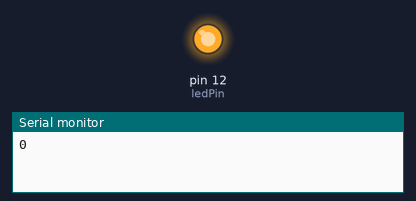
Bench run of a sketch on a simulated Arduino Uno, built with avr-gcc and run on an emulated ATmega328P. On the bench: output pins drawn as LEDs (lit = HIGH), the last lines printed to the serial monitor.

Above: at 0.1 s.
At 0.6 s:
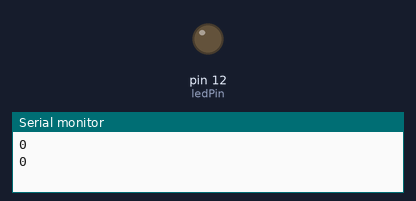
Timing chart, 0 to 2.1 s (numbered marks = the images above):
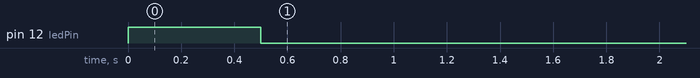

Measured:
- by itself, pin 12 (ledPin): LOW → HIGH at 0.00 s, → LOW 0.50 s later

The sketch:

sketch_may17a.ino
```cpp
int ledPin = 12;
int sensorPin = 2;

int sensorValue;
int lastState = HIGH;

long lastBounce = 0;

long bounceDelay = 50;

void setup()
{
  pinMode(ledPin, OUTPUT);
  pinMode(sensorPin, INPUT);
  digitalWrite(sensorPin, HIGH);
  Serial.begin(9600);
}

void loop()
{
  if(sensorValue == lastState)
  {
    lastBounce = millis();
  }
  if((millis()-lastBounce)>bounceDelay)
  {
    lastState = sensorValue;
  }
  digitalWrite(ledPin, lastState);
  Serial.println(sensorValue);
  delay(500);
}
```
